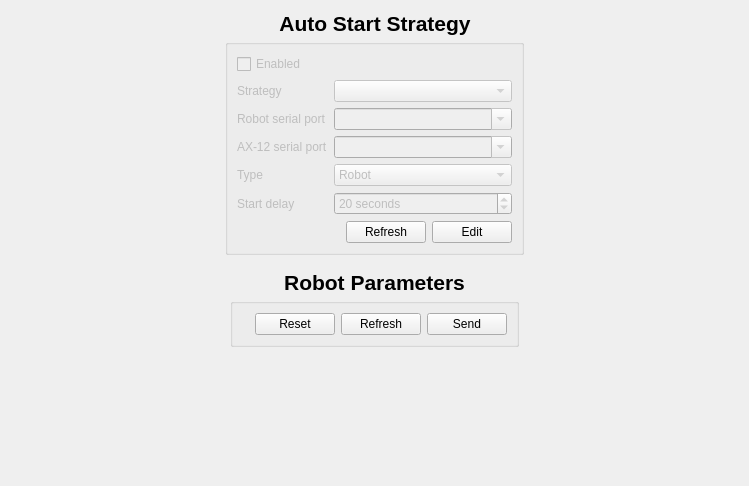
<?xml version="1.0" encoding="UTF-8"?>
<ui version="4.0">
 <class>ParametersView</class>
 <widget class="QWidget" name="ParametersView">
  <property name="geometry">
   <rect>
    <x>0</x>
    <y>0</y>
    <width>749</width>
    <height>486</height>
   </rect>
  </property>
  <property name="windowTitle">
   <string>Form</string>
  </property>
  <layout class="QVBoxLayout" name="verticalLayout_2">
   <item>
    <spacer name="verticalSpacer">
     <property name="orientation">
      <enum>Qt::Vertical</enum>
     </property>
     <property name="sizeHint" stdset="0">
      <size>
       <width>20</width>
       <height>40</height>
      </size>
     </property>
    </spacer>
   </item>
   <item>
    <layout class="QGridLayout" name="gridLayout" columnstretch="10,2,2,2,10">
     <property name="verticalSpacing">
      <number>3</number>
     </property>
     <item row="0" column="1">
      <spacer name="horizontalSpacer_15">
       <property name="orientation">
        <enum>Qt::Horizontal</enum>
       </property>
       <property name="sizeHint" stdset="0">
        <size>
         <width>40</width>
         <height>20</height>
        </size>
       </property>
      </spacer>
     </item>
     <item row="0" column="4">
      <spacer name="horizontalSpacer_5">
       <property name="orientation">
        <enum>Qt::Horizontal</enum>
       </property>
       <property name="sizeHint" stdset="0">
        <size>
         <width>40</width>
         <height>20</height>
        </size>
       </property>
      </spacer>
     </item>
     <item row="0" column="3">
      <spacer name="horizontalSpacer_14">
       <property name="orientation">
        <enum>Qt::Horizontal</enum>
       </property>
       <property name="sizeHint" stdset="0">
        <size>
         <width>40</width>
         <height>20</height>
        </size>
       </property>
      </spacer>
     </item>
     <item row="0" column="0">
      <spacer name="horizontalSpacer_4">
       <property name="orientation">
        <enum>Qt::Horizontal</enum>
       </property>
       <property name="sizeHint" stdset="0">
        <size>
         <width>40</width>
         <height>20</height>
        </size>
       </property>
      </spacer>
     </item>
     <item row="2" column="1" colspan="3">
      <widget class="QGroupBox" name="gbAutoStart">
       <property name="title">
        <string/>
       </property>
       <layout class="QVBoxLayout" name="verticalLayout_3">
        <item>
         <widget class="QWidget" name="autoStartContentWidget" native="true">
          <property name="enabled">
           <bool>false</bool>
          </property>
          <layout class="QGridLayout" name="gridLayout_3">
           <property name="leftMargin">
            <number>0</number>
           </property>
           <property name="topMargin">
            <number>0</number>
           </property>
           <property name="rightMargin">
            <number>0</number>
           </property>
           <property name="bottomMargin">
            <number>0</number>
           </property>
           <item row="1" column="1">
            <widget class="QComboBox" name="cbAutoStrategy">
             <property name="sizePolicy">
              <sizepolicy hsizetype="Expanding" vsizetype="Fixed">
               <horstretch>0</horstretch>
               <verstretch>0</verstretch>
              </sizepolicy>
             </property>
            </widget>
           </item>
           <item row="1" column="0">
            <widget class="QLabel" name="label_10">
             <property name="text">
              <string>Strategy</string>
             </property>
            </widget>
           </item>
           <item row="3" column="0">
            <widget class="QLabel" name="label_12">
             <property name="text">
              <string>AX-12 serial port</string>
             </property>
            </widget>
           </item>
           <item row="2" column="1">
            <widget class="QComboBox" name="cbAutoRobotPort">
             <property name="sizePolicy">
              <sizepolicy hsizetype="Expanding" vsizetype="Fixed">
               <horstretch>0</horstretch>
               <verstretch>0</verstretch>
              </sizepolicy>
             </property>
             <property name="editable">
              <bool>true</bool>
             </property>
            </widget>
           </item>
           <item row="3" column="1">
            <widget class="QComboBox" name="cbAutoAx12Port">
             <property name="sizePolicy">
              <sizepolicy hsizetype="Expanding" vsizetype="Fixed">
               <horstretch>0</horstretch>
               <verstretch>0</verstretch>
              </sizepolicy>
             </property>
             <property name="editable">
              <bool>true</bool>
             </property>
            </widget>
           </item>
           <item row="2" column="0">
            <widget class="QLabel" name="label_11">
             <property name="text">
              <string>Robot serial port</string>
             </property>
            </widget>
           </item>
           <item row="4" column="0">
            <widget class="QLabel" name="label_9">
             <property name="text">
              <string>Type</string>
             </property>
            </widget>
           </item>
           <item row="4" column="1">
            <widget class="QComboBox" name="cbAutoType">
             <item>
              <property name="text">
               <string>Robot</string>
              </property>
             </item>
             <item>
              <property name="text">
               <string>Simulation (Purple)</string>
              </property>
             </item>
             <item>
              <property name="text">
               <string>Reversed Simulation (Red)</string>
              </property>
             </item>
            </widget>
           </item>
           <item row="0" column="0" colspan="2">
            <widget class="QCheckBox" name="checkAutoStratEnabled">
             <property name="text">
              <string>Enabled</string>
             </property>
            </widget>
           </item>
           <item row="5" column="1">
            <widget class="QSpinBox" name="spDelay">
             <property name="suffix">
              <string> seconds</string>
             </property>
             <property name="minimum">
              <number>1</number>
             </property>
             <property name="maximum">
              <number>999</number>
             </property>
             <property name="value">
              <number>20</number>
             </property>
            </widget>
           </item>
           <item row="5" column="0">
            <widget class="QLabel" name="label_2">
             <property name="text">
              <string>Start delay</string>
             </property>
            </widget>
           </item>
          </layout>
         </widget>
        </item>
        <item>
         <layout class="QHBoxLayout" name="horizontalLayout_3">
          <item>
           <spacer name="horizontalSpacer_6">
            <property name="orientation">
             <enum>Qt::Horizontal</enum>
            </property>
            <property name="sizeHint" stdset="0">
             <size>
              <width>40</width>
              <height>20</height>
             </size>
            </property>
           </spacer>
          </item>
          <item>
           <widget class="QPushButton" name="btnRefreshAutoStart">
            <property name="text">
             <string>Refresh</string>
            </property>
           </widget>
          </item>
          <item>
           <widget class="QPushButton" name="btnEditSendAutoStart">
            <property name="text">
             <string>Edit</string>
            </property>
           </widget>
          </item>
         </layout>
        </item>
       </layout>
      </widget>
     </item>
     <item row="0" column="2">
      <widget class="QLabel" name="label">
       <property name="font">
        <font>
         <pointsize>16</pointsize>
         <weight>75</weight>
         <bold>true</bold>
        </font>
       </property>
       <property name="text">
        <string>Auto Start Strategy</string>
       </property>
       <property name="alignment">
        <set>Qt::AlignCenter</set>
       </property>
      </widget>
     </item>
    </layout>
   </item>
   <item>
    <widget class="QScrollArea" name="scroll">
     <property name="styleSheet">
      <string notr="true">QScrollArea{border: 0px;}
.QScrollArea, .QWidget { background-color: rgba(0, 0, 0, 0) }
</string>
     </property>
     <property name="horizontalScrollBarPolicy">
      <enum>Qt::ScrollBarAlwaysOff</enum>
     </property>
     <property name="widgetResizable">
      <bool>true</bool>
     </property>
     <property name="alignment">
      <set>Qt::AlignCenter</set>
     </property>
     <widget class="QWidget" name="scrollAreaWidgetContents">
      <property name="geometry">
       <rect>
        <x>0</x>
        <y>0</y>
        <width>725</width>
        <height>171</height>
       </rect>
      </property>
      <layout class="QGridLayout" name="gridLayout_2">
       <item row="0" column="1">
        <layout class="QVBoxLayout" name="verticalLayout">
         <property name="spacing">
          <number>3</number>
         </property>
         <item>
          <widget class="QLabel" name="lblParametersTitle">
           <property name="font">
            <font>
             <pointsize>16</pointsize>
             <weight>75</weight>
             <bold>true</bold>
            </font>
           </property>
           <property name="text">
            <string>Robot Parameters</string>
           </property>
           <property name="alignment">
            <set>Qt::AlignCenter</set>
           </property>
          </widget>
         </item>
         <item>
          <widget class="QGroupBox" name="frameParams">
           <layout class="QVBoxLayout" name="frameParamsLayout">
            <item>
             <spacer name="verticalSpacer_3">
              <property name="orientation">
               <enum>Qt::Vertical</enum>
              </property>
              <property name="sizeHint" stdset="0">
               <size>
                <width>20</width>
                <height>40</height>
               </size>
              </property>
             </spacer>
            </item>
            <item>
             <layout class="QHBoxLayout" name="horizontalLayout">
              <item>
               <spacer name="horizontalSpacer_3">
                <property name="orientation">
                 <enum>Qt::Horizontal</enum>
                </property>
                <property name="sizeHint" stdset="0">
                 <size>
                  <width>40</width>
                  <height>20</height>
                 </size>
                </property>
               </spacer>
              </item>
              <item>
               <widget class="QPushButton" name="btnReset">
                <property name="text">
                 <string>Reset</string>
                </property>
               </widget>
              </item>
              <item>
               <widget class="QPushButton" name="btnRefresh">
                <property name="text">
                 <string>Refresh</string>
                </property>
               </widget>
              </item>
              <item>
               <widget class="QPushButton" name="btnSend">
                <property name="text">
                 <string>Send</string>
                </property>
               </widget>
              </item>
             </layout>
            </item>
           </layout>
          </widget>
         </item>
        </layout>
       </item>
       <item row="0" column="2">
        <spacer name="horizontalSpacer_2">
         <property name="orientation">
          <enum>Qt::Horizontal</enum>
         </property>
         <property name="sizeHint" stdset="0">
          <size>
           <width>236</width>
           <height>20</height>
          </size>
         </property>
        </spacer>
       </item>
       <item row="0" column="0">
        <spacer name="horizontalSpacer">
         <property name="orientation">
          <enum>Qt::Horizontal</enum>
         </property>
         <property name="sizeHint" stdset="0">
          <size>
           <width>236</width>
           <height>20</height>
          </size>
         </property>
        </spacer>
       </item>
       <item row="1" column="1">
        <spacer name="verticalSpacer_2">
         <property name="orientation">
          <enum>Qt::Vertical</enum>
         </property>
         <property name="sizeHint" stdset="0">
          <size>
           <width>20</width>
           <height>195</height>
          </size>
         </property>
        </spacer>
       </item>
      </layout>
     </widget>
    </widget>
   </item>
  </layout>
 </widget>
 <resources/>
 <connections/>
</ui>
